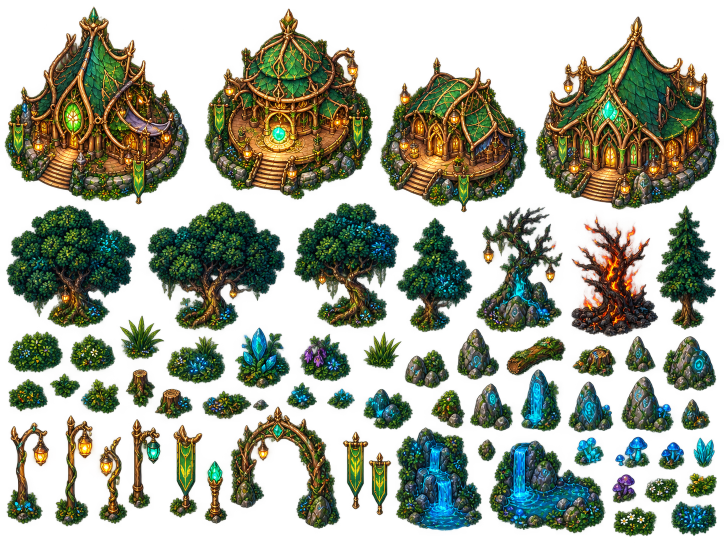
#> input picture 6라운드지형자료/오브젝트.png, 1448 x 1086 px, found by its file name (shown at 1/2 size)
$ python cut_goldmine_objects.py
#> lines starting #> are read from the running program, lines starting #| are printed output that depends on the picture
"""
15라운드 오브젝트 시트를 낱개로 자른다.

오브젝트.png 는 알파가 살아 있는 시트라, 알파가 이어진 덩어리를 하나씩 떼어
`packages/client/tools/objdump/gm_NN.png` 로 떨군다. 어느 조각이 무엇인지는
사람이 눈으로 보고 gen_goldmine2.py 의 표에 적는다 (좌표·크기를 같이 찍어 준다).

실행: python packages/client/tools/cut_goldmine_objects.py
"""
import os
from collections import deque

from PIL import Image

SRC = '15라운드/오브젝트.png'
OUT = 'packages/client/tools/objdump/goldmine'
MIN_PX = 900          # 이보다 작은 부스러기는 버린다 (그림자 점 등)
ALPHA_ON = 24         # 이 이상이면 「있다」로 친다


def main():
    os.makedirs(OUT, exist_ok=True)
    im = Image.open(SRC).convert('RGBA')
#> im is the input picture: PIL image 1448x1086 RGBA; mean R, G, B, A 38.1, 45.4, 25.1, 121.9
    W, H = im.size
#> W = 1448; H = 1086
    a = im.getchannel('A').load()
    seen = bytearray(W * H)
    parts = []
    for y0 in range(H):
        for x0 in range(W):
            if seen[y0 * W + x0] or a[x0, y0] < ALPHA_ON:
                continue
            q = deque([(x0, y0)])
            seen[y0 * W + x0] = 1
            cells = []
            while q:
                x, y = q.popleft()
                cells.append((x, y))
                for dx, dy in ((1, 0), (-1, 0), (0, 1), (0, -1)):
                    nx, ny = x + dx, y + dy
                    if 0 <= nx < W and 0 <= ny < H and not seen[ny * W + nx] and a[nx, ny] >= ALPHA_ON:
                        seen[ny * W + nx] = 1
                        q.append((nx, ny))
            if len(cells) < MIN_PX:
                continue
            xs = [c[0] for c in cells]
            ys = [c[1] for c in cells]
            parts.append((min(xs), min(ys), max(xs) + 1, max(ys) + 1, len(cells)))

    # 위에서 아래로, 왼쪽에서 오른쪽으로 번호를 매긴다 (시트를 읽는 순서)
    parts.sort(key=lambda p: (p[1] // 40, p[0]))
    for i, (x0, y0, x1, y1, n) in enumerate(parts):
        im.crop((x0, y0, x1, y1)).save(os.path.join(OUT, f'gm_{i:02d}.png'))
        print(f'gm_{i:02d}  bbox=({x0},{y0})-({x1},{y1})  {x1 - x0}x{y1 - y0}  {n}px')
#> this loop made 60 passes
#> pass 1, in main, `im.crop((x0, y0, x1, y1)).save(os.path.join(OUT, f'gm_{i:02d}.png'))`:
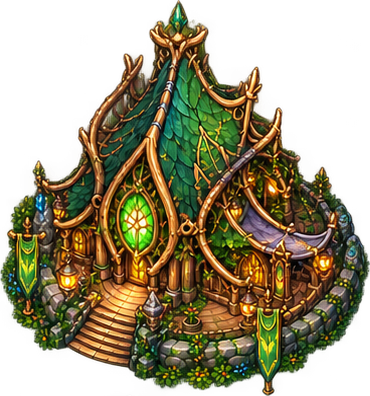
#> saved as gm_00.png: PIL image 370x396 RGBA; mean R, G, B, A 60.6, 53.4, 25, 147.8; transparent parts drawn white
#> pass 2, in main, `im.crop((x0, y0, x1, y1)).save(os.path.join(OUT, f'gm_{i:02d}.png'))`:
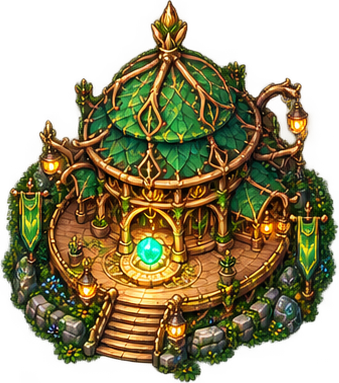
#> saved as gm_01.png: PIL image 339x383 RGBA; mean R, G, B, A 69.2, 60.8, 26.1, 159.4; transparent parts drawn white
    print(f'\n조각 {len(parts)}개 -> {OUT}')
#| 조각 60개 -> packages/client/tools/objdump/goldmine


if __name__ == '__main__':
    main()
